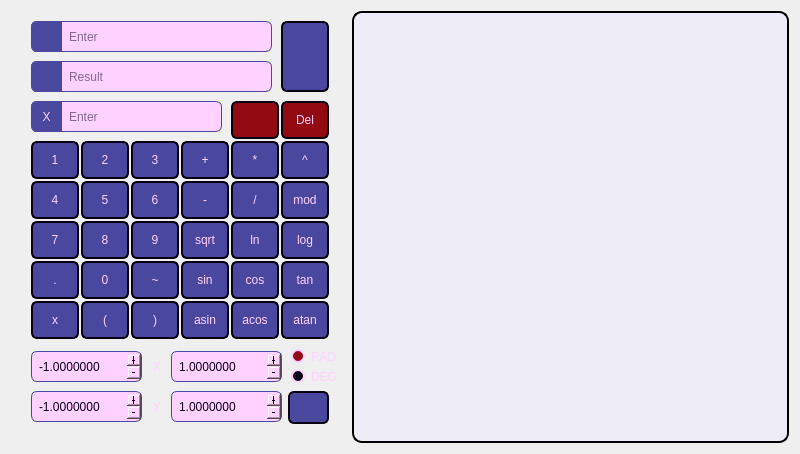
<?xml version="1.0" encoding="UTF-8"?>
<ui version="4.0">
 <class>Calculator</class>
 <widget class="QWidget" name="Calculator">
  <property name="geometry">
   <rect>
    <x>0</x>
    <y>0</y>
    <width>800</width>
    <height>454</height>
   </rect>
  </property>
  <property name="windowTitle">
   <string>Form</string>
  </property>
  <property name="styleSheet">
   <string notr="true">QWidget {
background: none;
}</string>
  </property>
  <layout class="QGridLayout" name="gridLayout">
   <item row="0" column="0">
    <widget class="QWidget" name="widgetCalculator" native="true">
     <property name="sizePolicy">
      <sizepolicy hsizetype="Fixed" vsizetype="Preferred">
       <horstretch>0</horstretch>
       <verstretch>0</verstretch>
      </sizepolicy>
     </property>
     <property name="minimumSize">
      <size>
       <width>335</width>
       <height>426</height>
      </size>
     </property>
     <property name="styleSheet">
      <string notr="true">
QPushButton {
font: 13pt &quot;Anta&quot;;
/*
color: rgb(231, 231, 253);
*/
color: rgb(255, 210, 255);
border-radius: 6px;
border-style: solid;
border-width: 2px;
border-color: rgb(8, 1, 18);
/*
border-color: rgb(8, 1, 18);
*/
background-color: rgb(74, 71, 158);
}

QPushButton:hover {
background-color: rgb(169, 167, 215);
}

QPushButton:pressed {
background-color: rgb(25, 24, 53);
}

QLineEdit {
color: rgb(255, 210, 255);
border: 1px solid;
font: 13pt &quot;Anta&quot;;
border-radius: 6px;
border-color: rgb(255, 210, 255);
padding: 0 8px;
background-color: rgb(11, 1, 24);
selection-background-color: rgb(248, 160, 165);
selection-color: black;
background-color: rgb(33, 32, 70);

color: rgb(11, 1, 24);
background-color: rgb(255, 210, 255);
border-color: rgb(74, 71, 158);
/*
selection-color: black;
*/
}

QLineEdit::input:focus {
/*border: 2px solid #006080;
border-color: rgba(130, 127, 255, 133);
background-color: rgba(130, 127, 255, 133);*/
}

QDoubleSpinBox {
color: rgb(255, 210, 255);
border: 1px solid;
font: 13pt &quot;Anta&quot;;
padding: 0 5px;
border-radius: 6px;
border-color: rgb(255, 210, 255);
background-color: rgb(11, 1, 24);
selection-background-color: rgb(248, 160, 165);
selection-color: black;
background-color: rgb(33, 32, 70);

color: rgb(11, 1, 24);
background-color: rgb(255, 210, 255);
border-color: rgb(74, 71, 158);
/*
border: 2px solid;
border-style: inset;
border-radius: 5px;
border-color: rgba(130, 127, 255, 133);
background-color: rgba(218, 216, 255, 130);
selection-background-color: rgba(130, 127, 255, 133);
selection-color: black;
*/
}


QDoubleSpinBox::up-button {
subcontrol-origin: border;
subcontrol-position: top right; 
border-top-right-radius: 3px;
border-style: solid;
border-width: 0px;
border-color: rgb(74, 71, 158);
background-color:  rgb(74, 71, 158);
image: url(:/icons/add_yellow.svg);
padding: 0px;
margin: 0px;
width: 16px;
height: 15.5px;
 }


QDoubleSpinBox::down-button {
subcontrol-origin: border;
subcontrol-position: bottom right;
border-bottom-right-radius: 3px;
border-style: solid;
border-width: 0px;
border-color: rgb(74, 71, 158);
background-color:  rgb(74, 71, 158);
image: url(:/icons/remove_yellow.svg);
padding: 0px;
margin: 0px;
width: 16px;
height: 15.5px;
 }

QDoubleSpinBox::down-button:hover {
background-color: rgb(169, 167, 215);
}

QDoubleSpinBox::down-button:pressed {
background-color: rgb(25, 24, 53);
}

QDoubleSpinBox::up-button:hover {
background-color: rgb(169, 167, 215);
}

QDoubleSpinBox::up-button:pressed {
background-color: rgb(25, 24, 53);
}

QLabel {
font: 16pt &quot;Anta&quot;;
color: rgb(255, 210, 255);
}

QRadioButton {
font: 13pt &quot;Anta&quot;;
color: rgb(255, 210, 255);
}

QRadioButton::indicator {
width: 10px;
height: 10px;
border-radius: 7px;
}

QRadioButton::indicator:checked {
    background-color:  rgb(147, 11, 18);
    border: 2px solid rgb(255, 210, 255);
}

QRadioButton::indicator:unchecked {
    background-color: rgb(8, 1, 18);
    border: 2px solid rgb(255, 210, 255);
}

</string>
     </property>
     <widget class="QLineEdit" name="lineEditExpression">
      <property name="geometry">
       <rect>
        <x>20</x>
        <y>10</y>
        <width>241</width>
        <height>31</height>
       </rect>
      </property>
      <property name="styleSheet">
       <string notr="true">padding: 0 8px 0 35px;</string>
      </property>
      <property name="inputMask">
       <string/>
      </property>
      <property name="cursorPosition">
       <number>0</number>
      </property>
      <property name="placeholderText">
       <string>Enter</string>
      </property>
     </widget>
     <widget class="QLineEdit" name="lineEditResult">
      <property name="geometry">
       <rect>
        <x>20</x>
        <y>50</y>
        <width>241</width>
        <height>31</height>
       </rect>
      </property>
      <property name="styleSheet">
       <string notr="true">padding: 0 8px 0 35px;</string>
      </property>
      <property name="readOnly">
       <bool>true</bool>
      </property>
      <property name="placeholderText">
       <string>Result</string>
      </property>
     </widget>
     <widget class="QLineEdit" name="lineEditX">
      <property name="geometry">
       <rect>
        <x>20</x>
        <y>90</y>
        <width>191</width>
        <height>31</height>
       </rect>
      </property>
      <property name="styleSheet">
       <string notr="true">padding: 0 8px 0 35px;</string>
      </property>
      <property name="inputMethodHints">
       <set>Qt::ImhNone</set>
      </property>
      <property name="inputMask">
       <string/>
      </property>
      <property name="placeholderText">
       <string>Enter</string>
      </property>
     </widget>
     <widget class="QPushButton" name="pushButton1">
      <property name="geometry">
       <rect>
        <x>20</x>
        <y>130</y>
        <width>48</width>
        <height>38</height>
       </rect>
      </property>
      <property name="sizePolicy">
       <sizepolicy hsizetype="Fixed" vsizetype="Fixed">
        <horstretch>0</horstretch>
        <verstretch>0</verstretch>
       </sizepolicy>
      </property>
      <property name="minimumSize">
       <size>
        <width>30</width>
        <height>30</height>
       </size>
      </property>
      <property name="text">
       <string>1</string>
      </property>
     </widget>
     <widget class="QPushButton" name="pushButton2">
      <property name="geometry">
       <rect>
        <x>70</x>
        <y>130</y>
        <width>48</width>
        <height>38</height>
       </rect>
      </property>
      <property name="sizePolicy">
       <sizepolicy hsizetype="Fixed" vsizetype="Fixed">
        <horstretch>0</horstretch>
        <verstretch>0</verstretch>
       </sizepolicy>
      </property>
      <property name="minimumSize">
       <size>
        <width>30</width>
        <height>30</height>
       </size>
      </property>
      <property name="text">
       <string>2</string>
      </property>
     </widget>
     <widget class="QPushButton" name="pushButton3">
      <property name="geometry">
       <rect>
        <x>120</x>
        <y>130</y>
        <width>48</width>
        <height>38</height>
       </rect>
      </property>
      <property name="sizePolicy">
       <sizepolicy hsizetype="Fixed" vsizetype="Fixed">
        <horstretch>0</horstretch>
        <verstretch>0</verstretch>
       </sizepolicy>
      </property>
      <property name="minimumSize">
       <size>
        <width>30</width>
        <height>30</height>
       </size>
      </property>
      <property name="text">
       <string>3</string>
      </property>
     </widget>
     <widget class="QPushButton" name="pushButton5">
      <property name="geometry">
       <rect>
        <x>70</x>
        <y>170</y>
        <width>48</width>
        <height>38</height>
       </rect>
      </property>
      <property name="sizePolicy">
       <sizepolicy hsizetype="Fixed" vsizetype="Fixed">
        <horstretch>0</horstretch>
        <verstretch>0</verstretch>
       </sizepolicy>
      </property>
      <property name="minimumSize">
       <size>
        <width>30</width>
        <height>30</height>
       </size>
      </property>
      <property name="text">
       <string>5</string>
      </property>
     </widget>
     <widget class="QPushButton" name="pushButton4">
      <property name="geometry">
       <rect>
        <x>20</x>
        <y>170</y>
        <width>48</width>
        <height>38</height>
       </rect>
      </property>
      <property name="sizePolicy">
       <sizepolicy hsizetype="Fixed" vsizetype="Fixed">
        <horstretch>0</horstretch>
        <verstretch>0</verstretch>
       </sizepolicy>
      </property>
      <property name="minimumSize">
       <size>
        <width>30</width>
        <height>30</height>
       </size>
      </property>
      <property name="text">
       <string>4</string>
      </property>
     </widget>
     <widget class="QPushButton" name="pushButton6">
      <property name="geometry">
       <rect>
        <x>120</x>
        <y>170</y>
        <width>48</width>
        <height>38</height>
       </rect>
      </property>
      <property name="sizePolicy">
       <sizepolicy hsizetype="Fixed" vsizetype="Fixed">
        <horstretch>0</horstretch>
        <verstretch>0</verstretch>
       </sizepolicy>
      </property>
      <property name="minimumSize">
       <size>
        <width>30</width>
        <height>30</height>
       </size>
      </property>
      <property name="text">
       <string>6</string>
      </property>
     </widget>
     <widget class="QPushButton" name="pushButton8">
      <property name="geometry">
       <rect>
        <x>70</x>
        <y>210</y>
        <width>48</width>
        <height>38</height>
       </rect>
      </property>
      <property name="sizePolicy">
       <sizepolicy hsizetype="Fixed" vsizetype="Fixed">
        <horstretch>0</horstretch>
        <verstretch>0</verstretch>
       </sizepolicy>
      </property>
      <property name="minimumSize">
       <size>
        <width>30</width>
        <height>30</height>
       </size>
      </property>
      <property name="text">
       <string>8</string>
      </property>
     </widget>
     <widget class="QPushButton" name="pushButton7">
      <property name="geometry">
       <rect>
        <x>20</x>
        <y>210</y>
        <width>48</width>
        <height>38</height>
       </rect>
      </property>
      <property name="sizePolicy">
       <sizepolicy hsizetype="Fixed" vsizetype="Fixed">
        <horstretch>0</horstretch>
        <verstretch>0</verstretch>
       </sizepolicy>
      </property>
      <property name="minimumSize">
       <size>
        <width>30</width>
        <height>30</height>
       </size>
      </property>
      <property name="text">
       <string>7</string>
      </property>
     </widget>
     <widget class="QPushButton" name="pushButton9">
      <property name="geometry">
       <rect>
        <x>120</x>
        <y>210</y>
        <width>48</width>
        <height>38</height>
       </rect>
      </property>
      <property name="sizePolicy">
       <sizepolicy hsizetype="Fixed" vsizetype="Fixed">
        <horstretch>0</horstretch>
        <verstretch>0</verstretch>
       </sizepolicy>
      </property>
      <property name="minimumSize">
       <size>
        <width>30</width>
        <height>30</height>
       </size>
      </property>
      <property name="text">
       <string>9</string>
      </property>
     </widget>
     <widget class="QPushButton" name="pushButtonDot">
      <property name="geometry">
       <rect>
        <x>20</x>
        <y>250</y>
        <width>48</width>
        <height>38</height>
       </rect>
      </property>
      <property name="sizePolicy">
       <sizepolicy hsizetype="Fixed" vsizetype="Fixed">
        <horstretch>0</horstretch>
        <verstretch>0</verstretch>
       </sizepolicy>
      </property>
      <property name="minimumSize">
       <size>
        <width>30</width>
        <height>30</height>
       </size>
      </property>
      <property name="text">
       <string>.</string>
      </property>
     </widget>
     <widget class="QPushButton" name="pushButton0">
      <property name="geometry">
       <rect>
        <x>70</x>
        <y>250</y>
        <width>48</width>
        <height>38</height>
       </rect>
      </property>
      <property name="sizePolicy">
       <sizepolicy hsizetype="Fixed" vsizetype="Fixed">
        <horstretch>0</horstretch>
        <verstretch>0</verstretch>
       </sizepolicy>
      </property>
      <property name="minimumSize">
       <size>
        <width>30</width>
        <height>30</height>
       </size>
      </property>
      <property name="text">
       <string>0</string>
      </property>
     </widget>
     <widget class="QPushButton" name="pushButtonAltMinus">
      <property name="geometry">
       <rect>
        <x>120</x>
        <y>250</y>
        <width>48</width>
        <height>38</height>
       </rect>
      </property>
      <property name="sizePolicy">
       <sizepolicy hsizetype="Fixed" vsizetype="Fixed">
        <horstretch>0</horstretch>
        <verstretch>0</verstretch>
       </sizepolicy>
      </property>
      <property name="minimumSize">
       <size>
        <width>30</width>
        <height>30</height>
       </size>
      </property>
      <property name="text">
       <string>~</string>
      </property>
     </widget>
     <widget class="QPushButton" name="pushButtonX">
      <property name="geometry">
       <rect>
        <x>20</x>
        <y>290</y>
        <width>48</width>
        <height>38</height>
       </rect>
      </property>
      <property name="sizePolicy">
       <sizepolicy hsizetype="Fixed" vsizetype="Fixed">
        <horstretch>0</horstretch>
        <verstretch>0</verstretch>
       </sizepolicy>
      </property>
      <property name="minimumSize">
       <size>
        <width>30</width>
        <height>30</height>
       </size>
      </property>
      <property name="text">
       <string>x</string>
      </property>
     </widget>
     <widget class="QPushButton" name="pushButtonLeftPar">
      <property name="geometry">
       <rect>
        <x>70</x>
        <y>290</y>
        <width>48</width>
        <height>38</height>
       </rect>
      </property>
      <property name="sizePolicy">
       <sizepolicy hsizetype="Fixed" vsizetype="Fixed">
        <horstretch>0</horstretch>
        <verstretch>0</verstretch>
       </sizepolicy>
      </property>
      <property name="minimumSize">
       <size>
        <width>30</width>
        <height>30</height>
       </size>
      </property>
      <property name="text">
       <string>(</string>
      </property>
     </widget>
     <widget class="QPushButton" name="pushButtonRightPar">
      <property name="geometry">
       <rect>
        <x>120</x>
        <y>290</y>
        <width>48</width>
        <height>38</height>
       </rect>
      </property>
      <property name="sizePolicy">
       <sizepolicy hsizetype="Fixed" vsizetype="Fixed">
        <horstretch>0</horstretch>
        <verstretch>0</verstretch>
       </sizepolicy>
      </property>
      <property name="minimumSize">
       <size>
        <width>30</width>
        <height>30</height>
       </size>
      </property>
      <property name="text">
       <string>)</string>
      </property>
     </widget>
     <widget class="QPushButton" name="pushButtonMult">
      <property name="geometry">
       <rect>
        <x>220</x>
        <y>130</y>
        <width>48</width>
        <height>38</height>
       </rect>
      </property>
      <property name="sizePolicy">
       <sizepolicy hsizetype="Fixed" vsizetype="Fixed">
        <horstretch>0</horstretch>
        <verstretch>0</verstretch>
       </sizepolicy>
      </property>
      <property name="minimumSize">
       <size>
        <width>30</width>
        <height>30</height>
       </size>
      </property>
      <property name="text">
       <string>*</string>
      </property>
     </widget>
     <widget class="QPushButton" name="pushButtonPlus">
      <property name="geometry">
       <rect>
        <x>170</x>
        <y>130</y>
        <width>48</width>
        <height>38</height>
       </rect>
      </property>
      <property name="sizePolicy">
       <sizepolicy hsizetype="Fixed" vsizetype="Fixed">
        <horstretch>0</horstretch>
        <verstretch>0</verstretch>
       </sizepolicy>
      </property>
      <property name="minimumSize">
       <size>
        <width>30</width>
        <height>30</height>
       </size>
      </property>
      <property name="text">
       <string>+</string>
      </property>
     </widget>
     <widget class="QPushButton" name="pushButtonPow">
      <property name="geometry">
       <rect>
        <x>270</x>
        <y>130</y>
        <width>48</width>
        <height>38</height>
       </rect>
      </property>
      <property name="sizePolicy">
       <sizepolicy hsizetype="Fixed" vsizetype="Fixed">
        <horstretch>0</horstretch>
        <verstretch>0</verstretch>
       </sizepolicy>
      </property>
      <property name="minimumSize">
       <size>
        <width>30</width>
        <height>30</height>
       </size>
      </property>
      <property name="text">
       <string>^</string>
      </property>
     </widget>
     <widget class="QPushButton" name="pushButtonMinus">
      <property name="geometry">
       <rect>
        <x>170</x>
        <y>170</y>
        <width>48</width>
        <height>38</height>
       </rect>
      </property>
      <property name="sizePolicy">
       <sizepolicy hsizetype="Fixed" vsizetype="Fixed">
        <horstretch>0</horstretch>
        <verstretch>0</verstretch>
       </sizepolicy>
      </property>
      <property name="minimumSize">
       <size>
        <width>30</width>
        <height>30</height>
       </size>
      </property>
      <property name="text">
       <string>-</string>
      </property>
     </widget>
     <widget class="QPushButton" name="pushButtonDiv">
      <property name="geometry">
       <rect>
        <x>220</x>
        <y>170</y>
        <width>48</width>
        <height>38</height>
       </rect>
      </property>
      <property name="sizePolicy">
       <sizepolicy hsizetype="Fixed" vsizetype="Fixed">
        <horstretch>0</horstretch>
        <verstretch>0</verstretch>
       </sizepolicy>
      </property>
      <property name="minimumSize">
       <size>
        <width>30</width>
        <height>30</height>
       </size>
      </property>
      <property name="text">
       <string>/</string>
      </property>
     </widget>
     <widget class="QPushButton" name="pushButtonMod">
      <property name="geometry">
       <rect>
        <x>270</x>
        <y>170</y>
        <width>48</width>
        <height>38</height>
       </rect>
      </property>
      <property name="sizePolicy">
       <sizepolicy hsizetype="Fixed" vsizetype="Fixed">
        <horstretch>0</horstretch>
        <verstretch>0</verstretch>
       </sizepolicy>
      </property>
      <property name="minimumSize">
       <size>
        <width>30</width>
        <height>30</height>
       </size>
      </property>
      <property name="text">
       <string>mod</string>
      </property>
     </widget>
     <widget class="QPushButton" name="pushButtonLn">
      <property name="geometry">
       <rect>
        <x>220</x>
        <y>210</y>
        <width>48</width>
        <height>38</height>
       </rect>
      </property>
      <property name="sizePolicy">
       <sizepolicy hsizetype="Fixed" vsizetype="Fixed">
        <horstretch>0</horstretch>
        <verstretch>0</verstretch>
       </sizepolicy>
      </property>
      <property name="minimumSize">
       <size>
        <width>30</width>
        <height>30</height>
       </size>
      </property>
      <property name="text">
       <string>ln</string>
      </property>
     </widget>
     <widget class="QPushButton" name="pushButtonLog">
      <property name="geometry">
       <rect>
        <x>270</x>
        <y>210</y>
        <width>48</width>
        <height>38</height>
       </rect>
      </property>
      <property name="sizePolicy">
       <sizepolicy hsizetype="Fixed" vsizetype="Fixed">
        <horstretch>0</horstretch>
        <verstretch>0</verstretch>
       </sizepolicy>
      </property>
      <property name="minimumSize">
       <size>
        <width>30</width>
        <height>30</height>
       </size>
      </property>
      <property name="text">
       <string>log</string>
      </property>
     </widget>
     <widget class="QPushButton" name="pushButtonSqrt">
      <property name="geometry">
       <rect>
        <x>170</x>
        <y>210</y>
        <width>48</width>
        <height>38</height>
       </rect>
      </property>
      <property name="sizePolicy">
       <sizepolicy hsizetype="Fixed" vsizetype="Fixed">
        <horstretch>0</horstretch>
        <verstretch>0</verstretch>
       </sizepolicy>
      </property>
      <property name="minimumSize">
       <size>
        <width>30</width>
        <height>30</height>
       </size>
      </property>
      <property name="text">
       <string>sqrt</string>
      </property>
     </widget>
     <widget class="QPushButton" name="pushButtonCos">
      <property name="geometry">
       <rect>
        <x>220</x>
        <y>250</y>
        <width>48</width>
        <height>38</height>
       </rect>
      </property>
      <property name="sizePolicy">
       <sizepolicy hsizetype="Fixed" vsizetype="Fixed">
        <horstretch>0</horstretch>
        <verstretch>0</verstretch>
       </sizepolicy>
      </property>
      <property name="minimumSize">
       <size>
        <width>30</width>
        <height>30</height>
       </size>
      </property>
      <property name="text">
       <string>cos</string>
      </property>
     </widget>
     <widget class="QPushButton" name="pushButtonTan">
      <property name="geometry">
       <rect>
        <x>270</x>
        <y>250</y>
        <width>48</width>
        <height>38</height>
       </rect>
      </property>
      <property name="sizePolicy">
       <sizepolicy hsizetype="Fixed" vsizetype="Fixed">
        <horstretch>0</horstretch>
        <verstretch>0</verstretch>
       </sizepolicy>
      </property>
      <property name="minimumSize">
       <size>
        <width>30</width>
        <height>30</height>
       </size>
      </property>
      <property name="text">
       <string>tan</string>
      </property>
     </widget>
     <widget class="QPushButton" name="pushButtonSin">
      <property name="geometry">
       <rect>
        <x>170</x>
        <y>250</y>
        <width>48</width>
        <height>38</height>
       </rect>
      </property>
      <property name="sizePolicy">
       <sizepolicy hsizetype="Fixed" vsizetype="Fixed">
        <horstretch>0</horstretch>
        <verstretch>0</verstretch>
       </sizepolicy>
      </property>
      <property name="minimumSize">
       <size>
        <width>30</width>
        <height>30</height>
       </size>
      </property>
      <property name="text">
       <string>sin</string>
      </property>
     </widget>
     <widget class="QPushButton" name="pushButtonAtan">
      <property name="geometry">
       <rect>
        <x>270</x>
        <y>290</y>
        <width>48</width>
        <height>38</height>
       </rect>
      </property>
      <property name="sizePolicy">
       <sizepolicy hsizetype="Fixed" vsizetype="Fixed">
        <horstretch>0</horstretch>
        <verstretch>0</verstretch>
       </sizepolicy>
      </property>
      <property name="minimumSize">
       <size>
        <width>30</width>
        <height>30</height>
       </size>
      </property>
      <property name="text">
       <string>atan</string>
      </property>
     </widget>
     <widget class="QPushButton" name="pushButtonAsin">
      <property name="geometry">
       <rect>
        <x>170</x>
        <y>290</y>
        <width>48</width>
        <height>38</height>
       </rect>
      </property>
      <property name="sizePolicy">
       <sizepolicy hsizetype="Fixed" vsizetype="Fixed">
        <horstretch>0</horstretch>
        <verstretch>0</verstretch>
       </sizepolicy>
      </property>
      <property name="minimumSize">
       <size>
        <width>30</width>
        <height>30</height>
       </size>
      </property>
      <property name="text">
       <string>asin</string>
      </property>
     </widget>
     <widget class="QPushButton" name="pushButtonAcos">
      <property name="geometry">
       <rect>
        <x>220</x>
        <y>290</y>
        <width>48</width>
        <height>38</height>
       </rect>
      </property>
      <property name="sizePolicy">
       <sizepolicy hsizetype="Fixed" vsizetype="Fixed">
        <horstretch>0</horstretch>
        <verstretch>0</verstretch>
       </sizepolicy>
      </property>
      <property name="minimumSize">
       <size>
        <width>30</width>
        <height>30</height>
       </size>
      </property>
      <property name="text">
       <string>acos</string>
      </property>
     </widget>
     <widget class="QPushButton" name="pushButtonResult">
      <property name="geometry">
       <rect>
        <x>270</x>
        <y>10</y>
        <width>48</width>
        <height>71</height>
       </rect>
      </property>
      <property name="sizePolicy">
       <sizepolicy hsizetype="Fixed" vsizetype="Fixed">
        <horstretch>0</horstretch>
        <verstretch>0</verstretch>
       </sizepolicy>
      </property>
      <property name="minimumSize">
       <size>
        <width>30</width>
        <height>30</height>
       </size>
      </property>
      <property name="styleSheet">
       <string notr="true">/*QPushButton {
background-color: rgb(0, 179, 116);
}

QPushButton:hover {
background-color: rgb(0, 230, 149);
}

QPushButton:pressed {
background-color: rgb(0, 51, 33);
}*/</string>
      </property>
      <property name="text">
       <string/>
      </property>
      <property name="icon">
       <iconset resource="../misc/resource.qrc">
        <normaloff>:/icons/equal_yellow.svg</normaloff>:/icons/equal_yellow.svg</iconset>
      </property>
      <property name="iconSize">
       <size>
        <width>25</width>
        <height>25</height>
       </size>
      </property>
     </widget>
     <widget class="QPushButton" name="pushButtonBackspace">
      <property name="geometry">
       <rect>
        <x>220</x>
        <y>90</y>
        <width>48</width>
        <height>38</height>
       </rect>
      </property>
      <property name="sizePolicy">
       <sizepolicy hsizetype="Fixed" vsizetype="Fixed">
        <horstretch>0</horstretch>
        <verstretch>0</verstretch>
       </sizepolicy>
      </property>
      <property name="minimumSize">
       <size>
        <width>30</width>
        <height>30</height>
       </size>
      </property>
      <property name="styleSheet">
       <string notr="true">QPushButton {
background-color: rgb(147, 11, 18);
}

QPushButton:hover {
background-color: rgb(239, 42, 51);
}

QPushButton:pressed {
background-color: rgb(71, 5, 9);
}
</string>
      </property>
      <property name="text">
       <string/>
      </property>
      <property name="icon">
       <iconset resource="../misc/resource.qrc">
        <normaloff>:/icons/backspace_yellow.svg</normaloff>:/icons/backspace_yellow.svg</iconset>
      </property>
      <property name="iconSize">
       <size>
        <width>21</width>
        <height>21</height>
       </size>
      </property>
     </widget>
     <widget class="QPushButton" name="pushButtonDelete">
      <property name="geometry">
       <rect>
        <x>270</x>
        <y>90</y>
        <width>48</width>
        <height>38</height>
       </rect>
      </property>
      <property name="sizePolicy">
       <sizepolicy hsizetype="Fixed" vsizetype="Fixed">
        <horstretch>0</horstretch>
        <verstretch>0</verstretch>
       </sizepolicy>
      </property>
      <property name="minimumSize">
       <size>
        <width>30</width>
        <height>30</height>
       </size>
      </property>
      <property name="styleSheet">
       <string notr="true">QPushButton {
background-color: rgb(147, 11, 18);
}

QPushButton:hover {
background-color: rgb(239, 42, 51);
}

QPushButton:pressed {
background-color: rgb(71, 5, 9);
}
</string>
      </property>
      <property name="text">
       <string>Del</string>
      </property>
      <property name="iconSize">
       <size>
        <width>20</width>
        <height>20</height>
       </size>
      </property>
     </widget>
     <widget class="QRadioButton" name="radioButtonRad">
      <property name="geometry">
       <rect>
        <x>280</x>
        <y>330</y>
        <width>51</width>
        <height>31</height>
       </rect>
      </property>
      <property name="text">
       <string>RAD</string>
      </property>
      <property name="checked">
       <bool>true</bool>
      </property>
     </widget>
     <widget class="QRadioButton" name="radioButtonDeg">
      <property name="geometry">
       <rect>
        <x>280</x>
        <y>350</y>
        <width>51</width>
        <height>31</height>
       </rect>
      </property>
      <property name="text">
       <string>DEG</string>
      </property>
     </widget>
     <widget class="QDoubleSpinBox" name="doubleSpinBoxMinX">
      <property name="geometry">
       <rect>
        <x>20</x>
        <y>340</y>
        <width>111</width>
        <height>31</height>
       </rect>
      </property>
      <property name="inputMethodHints">
       <set>Qt::ImhDigitsOnly|Qt::ImhFormattedNumbersOnly</set>
      </property>
      <property name="wrapping">
       <bool>false</bool>
      </property>
      <property name="buttonSymbols">
       <enum>QAbstractSpinBox::PlusMinus</enum>
      </property>
      <property name="decimals">
       <number>7</number>
      </property>
      <property name="minimum">
       <double>-1000000.000000000000000</double>
      </property>
      <property name="maximum">
       <double>1000000.000000000000000</double>
      </property>
      <property name="stepType">
       <enum>QAbstractSpinBox::AdaptiveDecimalStepType</enum>
      </property>
      <property name="value">
       <double>-1.000000000000000</double>
      </property>
     </widget>
     <widget class="QDoubleSpinBox" name="doubleSpinBoxMinY">
      <property name="geometry">
       <rect>
        <x>20</x>
        <y>380</y>
        <width>111</width>
        <height>31</height>
       </rect>
      </property>
      <property name="inputMethodHints">
       <set>Qt::ImhDigitsOnly|Qt::ImhFormattedNumbersOnly</set>
      </property>
      <property name="frame">
       <bool>true</bool>
      </property>
      <property name="buttonSymbols">
       <enum>QAbstractSpinBox::PlusMinus</enum>
      </property>
      <property name="correctionMode">
       <enum>QAbstractSpinBox::CorrectToPreviousValue</enum>
      </property>
      <property name="decimals">
       <number>7</number>
      </property>
      <property name="minimum">
       <double>-1000000.000000000000000</double>
      </property>
      <property name="maximum">
       <double>1000000.000000000000000</double>
      </property>
      <property name="stepType">
       <enum>QAbstractSpinBox::AdaptiveDecimalStepType</enum>
      </property>
      <property name="value">
       <double>-1.000000000000000</double>
      </property>
     </widget>
     <widget class="QDoubleSpinBox" name="doubleSpinBoxMaxX">
      <property name="geometry">
       <rect>
        <x>160</x>
        <y>340</y>
        <width>111</width>
        <height>31</height>
       </rect>
      </property>
      <property name="inputMethodHints">
       <set>Qt::ImhDigitsOnly|Qt::ImhFormattedNumbersOnly</set>
      </property>
      <property name="buttonSymbols">
       <enum>QAbstractSpinBox::PlusMinus</enum>
      </property>
      <property name="showGroupSeparator" stdset="0">
       <bool>false</bool>
      </property>
      <property name="decimals">
       <number>7</number>
      </property>
      <property name="minimum">
       <double>-1000000.000000000000000</double>
      </property>
      <property name="maximum">
       <double>1000000.000000000000000</double>
      </property>
      <property name="stepType">
       <enum>QAbstractSpinBox::AdaptiveDecimalStepType</enum>
      </property>
      <property name="value">
       <double>1.000000000000000</double>
      </property>
     </widget>
     <widget class="QDoubleSpinBox" name="doubleSpinBoxMaxY">
      <property name="geometry">
       <rect>
        <x>160</x>
        <y>380</y>
        <width>111</width>
        <height>31</height>
       </rect>
      </property>
      <property name="inputMethodHints">
       <set>Qt::ImhDigitsOnly|Qt::ImhFormattedNumbersOnly</set>
      </property>
      <property name="buttonSymbols">
       <enum>QAbstractSpinBox::PlusMinus</enum>
      </property>
      <property name="decimals">
       <number>7</number>
      </property>
      <property name="minimum">
       <double>-1000000.000000000000000</double>
      </property>
      <property name="maximum">
       <double>1000000.000000000000000</double>
      </property>
      <property name="stepType">
       <enum>QAbstractSpinBox::AdaptiveDecimalStepType</enum>
      </property>
      <property name="value">
       <double>1.000000000000000</double>
      </property>
     </widget>
     <widget class="QPushButton" name="pushButtonPlot">
      <property name="geometry">
       <rect>
        <x>277</x>
        <y>380</y>
        <width>41</width>
        <height>33</height>
       </rect>
      </property>
      <property name="sizePolicy">
       <sizepolicy hsizetype="Fixed" vsizetype="Fixed">
        <horstretch>0</horstretch>
        <verstretch>0</verstretch>
       </sizepolicy>
      </property>
      <property name="minimumSize">
       <size>
        <width>30</width>
        <height>30</height>
       </size>
      </property>
      <property name="text">
       <string/>
      </property>
      <property name="icon">
       <iconset resource="../misc/resource.qrc">
        <normaloff>:/icons/refresh_yellow.svg</normaloff>:/icons/refresh_yellow.svg</iconset>
      </property>
      <property name="iconSize">
       <size>
        <width>21</width>
        <height>21</height>
       </size>
      </property>
     </widget>
     <widget class="QLabel" name="labelX">
      <property name="geometry">
       <rect>
        <x>130</x>
        <y>340</y>
        <width>31</width>
        <height>31</height>
       </rect>
      </property>
      <property name="text">
       <string>X</string>
      </property>
      <property name="alignment">
       <set>Qt::AlignCenter</set>
      </property>
     </widget>
     <widget class="QLabel" name="labelY">
      <property name="geometry">
       <rect>
        <x>130</x>
        <y>380</y>
        <width>31</width>
        <height>31</height>
       </rect>
      </property>
      <property name="text">
       <string>Y</string>
      </property>
      <property name="alignment">
       <set>Qt::AlignCenter</set>
      </property>
     </widget>
     <widget class="QLabel" name="labelEnterX">
      <property name="geometry">
       <rect>
        <x>20</x>
        <y>90</y>
        <width>31</width>
        <height>31</height>
       </rect>
      </property>
      <property name="styleSheet">
       <string notr="true">border: 1px solid rgb(74, 71, 158);
border-radius: 6px;
width: 31;
height: 31;
border-top-right-radius: 0px;
border-bottom-right-radius: 0px;
background: rgb(74, 71, 158);
/*image: url(:/icons/close_yellow.svg);*/
padding: 2px;
font: 16px &quot;Anta&quot;;
color: rgb(255, 210, 255);</string>
      </property>
      <property name="text">
       <string>X</string>
      </property>
      <property name="alignment">
       <set>Qt::AlignCenter</set>
      </property>
     </widget>
     <widget class="QLabel" name="labelEnterFunction">
      <property name="geometry">
       <rect>
        <x>20</x>
        <y>10</y>
        <width>31</width>
        <height>31</height>
       </rect>
      </property>
      <property name="styleSheet">
       <string notr="true">border: 1px solid rgb(74, 71, 158);
border-radius: 6px;
width: 31;
height: 31;
border-top-right-radius: 0px;
border-bottom-right-radius: 0px;
background: rgb(74, 71, 158);
color: black;
image: url(:/icons/function_yellow.svg);
padding: 4px;</string>
      </property>
      <property name="text">
       <string/>
      </property>
      <property name="alignment">
       <set>Qt::AlignCenter</set>
      </property>
     </widget>
     <widget class="QLabel" name="labelResult">
      <property name="geometry">
       <rect>
        <x>20</x>
        <y>50</y>
        <width>31</width>
        <height>31</height>
       </rect>
      </property>
      <property name="styleSheet">
       <string notr="true">border: 1px solid rgb(74, 71, 158);
border-radius: 6px;
width: 31;
height: 31;
border-top-right-radius: 0px;
border-bottom-right-radius: 0px;
background: rgb(74, 71, 158);
color: black;
image: url(:/icons/equal_yellow.svg);
padding: 4px;</string>
      </property>
      <property name="text">
       <string/>
      </property>
      <property name="alignment">
       <set>Qt::AlignCenter</set>
      </property>
     </widget>
    </widget>
   </item>
   <item row="0" column="1">
    <widget class="QWidget" name="widgetGraph" native="true">
     <property name="styleSheet">
      <string notr="true">border: 1.5px solid black;
background-color: rgb(238, 237, 247);
border-radius: 10px;</string>
     </property>
     <layout class="QGridLayout" name="gridLayout_3">
      <property name="leftMargin">
       <number>12</number>
      </property>
      <property name="topMargin">
       <number>12</number>
      </property>
      <property name="rightMargin">
       <number>12</number>
      </property>
      <property name="bottomMargin">
       <number>12</number>
      </property>
      <item row="0" column="0">
       <widget class="QCustomPlot" name="widgetPlot" native="true">
        <property name="minimumSize">
         <size>
          <width>400</width>
          <height>400</height>
         </size>
        </property>
        <property name="styleSheet">
         <string notr="true">
border: none;</string>
        </property>
       </widget>
      </item>
     </layout>
    </widget>
   </item>
  </layout>
 </widget>
 <customwidgets>
  <customwidget>
   <class>QCustomPlot</class>
   <extends>QWidget</extends>
   <header>qcustomplot.h</header>
   <container>1</container>
  </customwidget>
 </customwidgets>
 <resources>
  <include location="../misc/resource.qrc"/>
 </resources>
 <connections/>
</ui>
